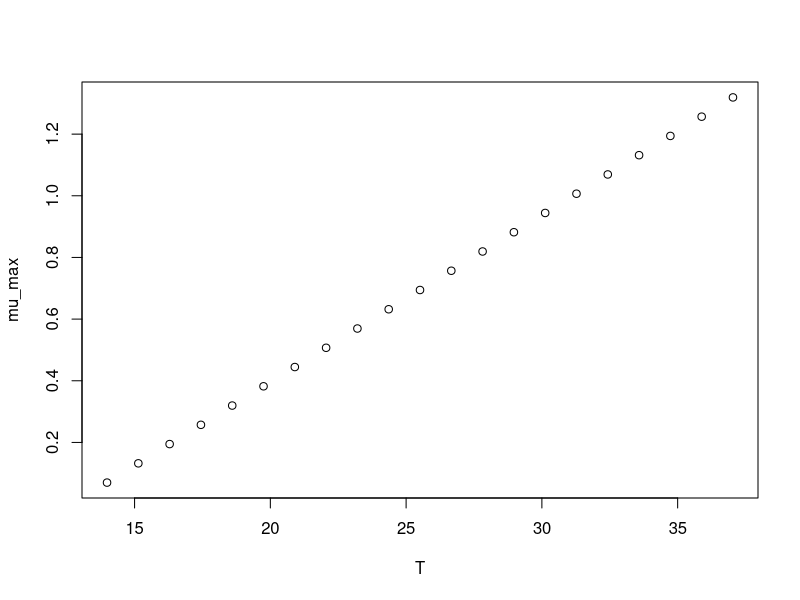

Recreate this plot in R.
#############################
# start of Parameter script
#############################
T <- seq(13.986013986014,37.037,length.out=21)
#############################
# end of Parameter script
#############################
############################# 
# start of Model script Gropin ID 1307 
#############################
 
# constant coefficients for this model
 
variables <- data.frame(T)
argumentsPar <- expand.grid(variables)
 
# heart of the model
response_surface <- function(T) {
   mumax <-0.0542*(T-12.7)

return(mumax=mumax)
} 

# output parameters
mumax <- cbind(argumentsPar,response_surface(argumentsPar['T']))
colnames(mumax) <- c(colnames(argumentsPar),'mumax')
#############################
# End of Model script
#############################
############################# 
# start of Visualisation script Gropin ID 1307 
#############################
plot(T,mumax$mumax,
                          xlab='T',
                          ylab='mu_max')
#############################
# End of Visualisation script
#############################
